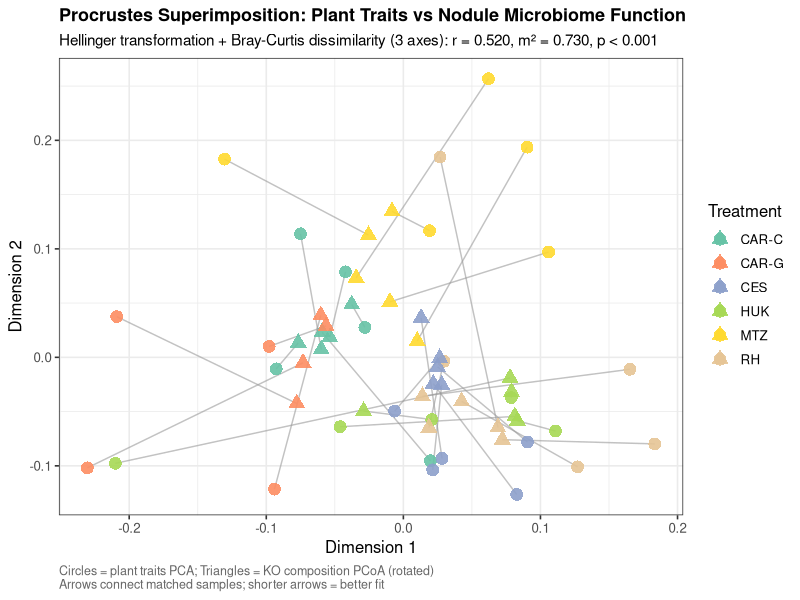
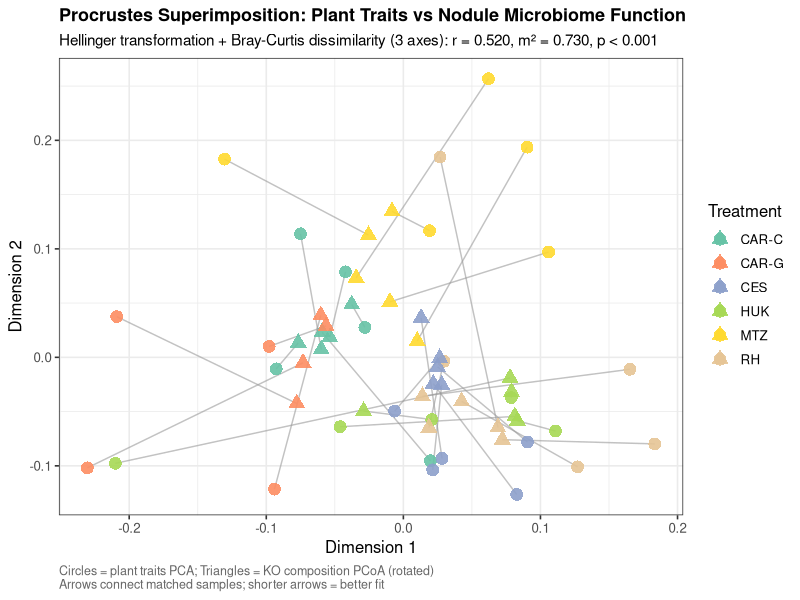
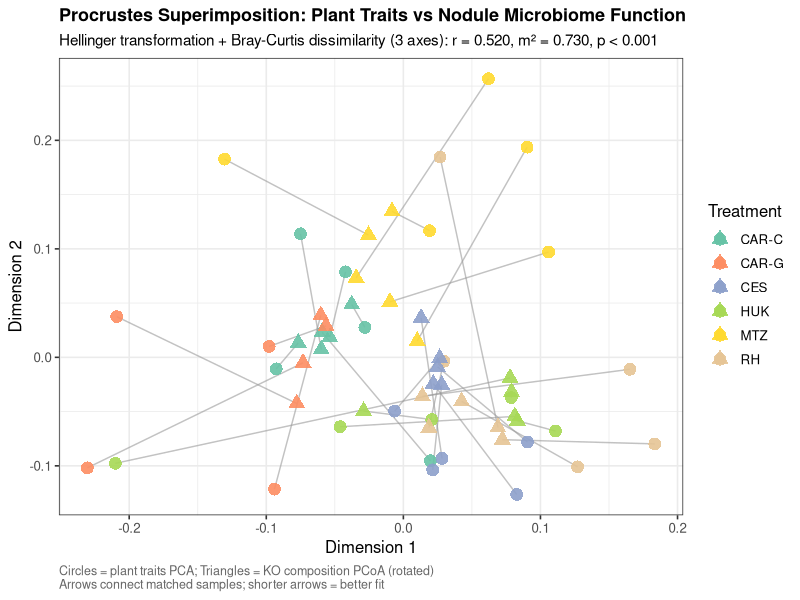
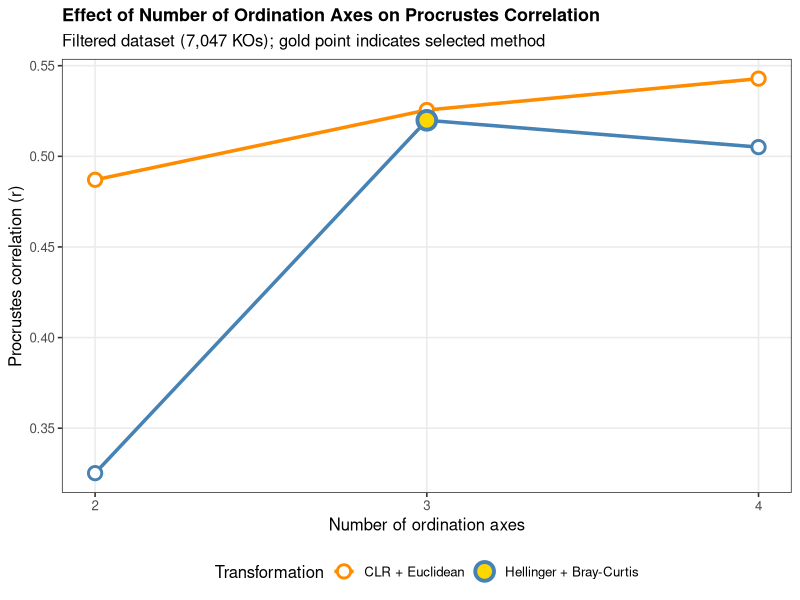
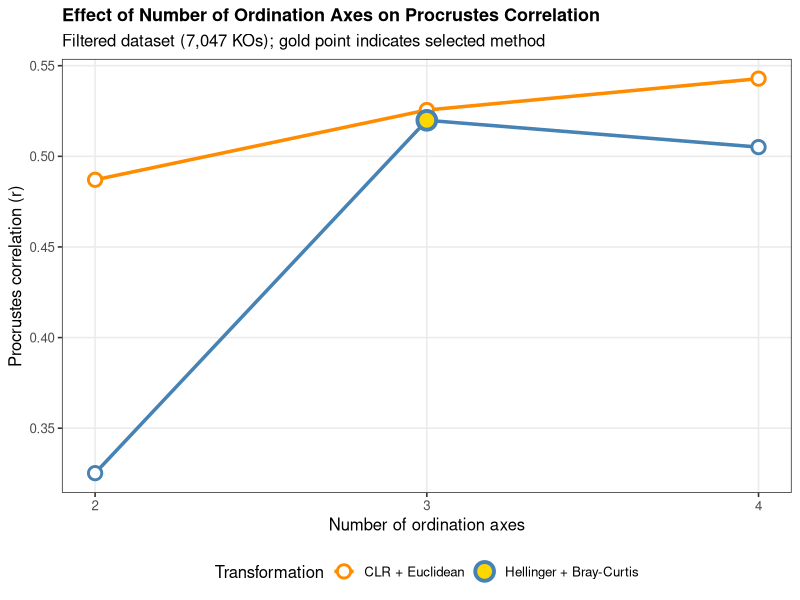
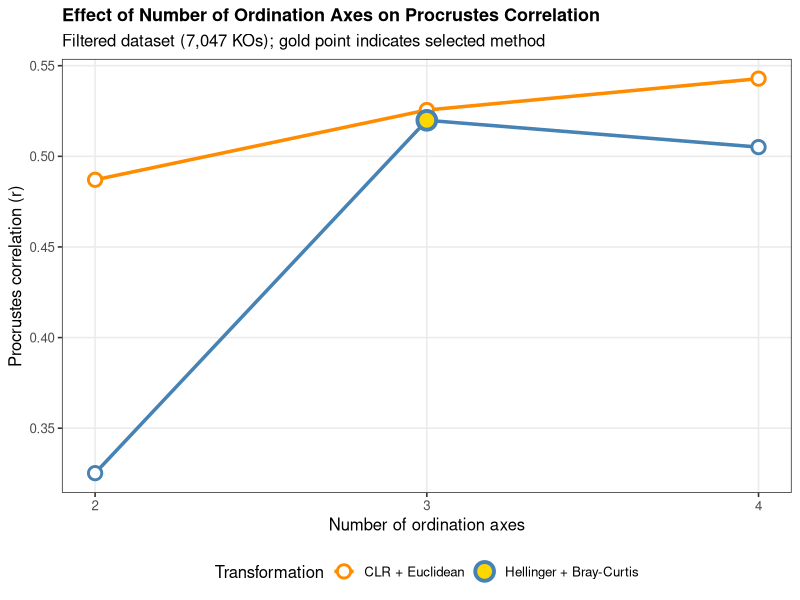
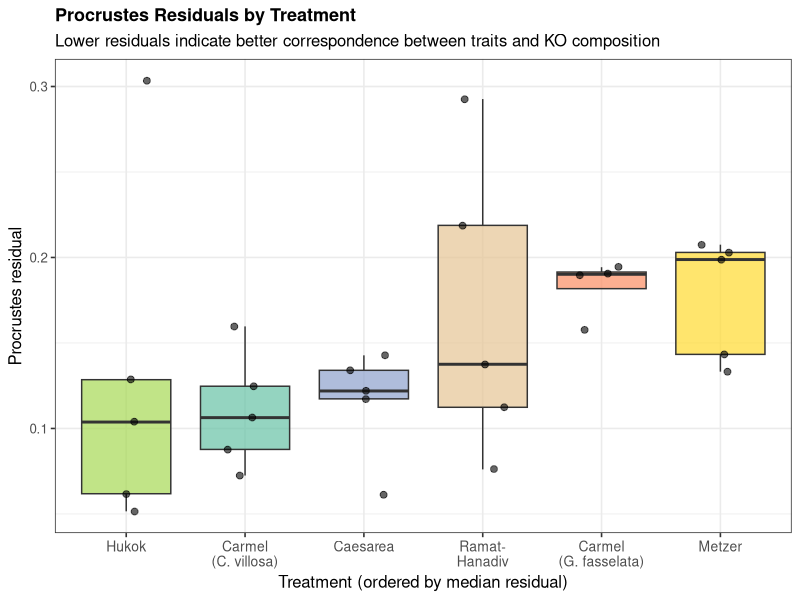
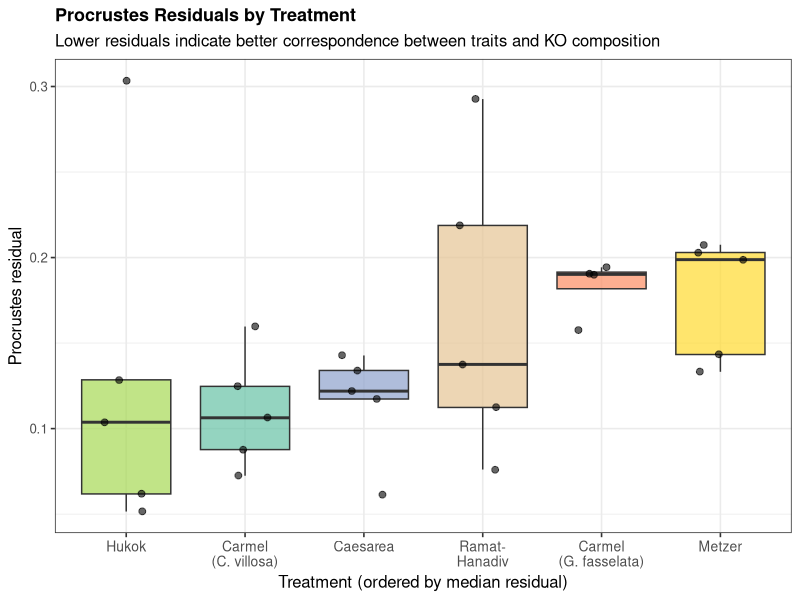

These figures' R source, in order:
#!/usr/bin/env Rscript

# Procrustes Analysis: Plant Traits vs KO Composition
# Following best practices from microbiome literature
# Author: Moshe
# Date: 2025-12-25

# Load required libraries
library(vegan)
library(readxl)
library(tidyverse)
library(ggplot2)
library(gridExtra)
library(patchwork)

# Set working directory

cat("================================================================================\n")
cat("PROCRUSTES ANALYSIS WITH LITERATURE-BASED FILTERING\n")
cat("================================================================================\n\n")

# ============================================================================
# 1. LOAD DATA
# ============================================================================

cat("Step 1: Loading data...\n")

# Load plant traits
plant_data <- read_excel("Guy_measurements.xlsx")

# Load KO composition
ko_data <- read.delim("normalized_kegg_results.tsv", 
                      row.names = 1, check.names = FALSE)

cat(sprintf("  Plant data: %d samples x %d traits\n", nrow(plant_data), ncol(plant_data)-2))
cat(sprintf("  KO data: %d KOs x %d metagenomes\n\n", nrow(ko_data), ncol(ko_data)))

# ============================================================================
# 2. PARSE AND MERGE DUPLICATE RUNS
# ============================================================================

cat("Step 2: Parsing metagenome names and merging duplicate runs...\n")

# Extract treatment and replicate from column names
sample_info <- data.frame(
  column = colnames(ko_data),
  stringsAsFactors = FALSE
) %>%
  mutate(
    treatment = str_extract(column, "^[^_]+"),
    replicate = as.numeric(str_extract(column, "(?<=_)\\d+")),
    sample_id = paste(treatment, replicate, sep = "_")
  )

# Transpose and merge duplicates by averaging
ko_transposed <- as.data.frame(t(ko_data))
ko_transposed$sample_id <- sample_info$sample_id

ko_merged <- ko_transposed %>%
  group_by(sample_id) %>%
  summarise(across(everything(), mean, .names = "{.col}"))

# Extract sample IDs and transpose back
merged_sample_ids <- ko_merged$sample_id
ko_merged <- ko_merged %>% select(-sample_id) %>% as.data.frame()
ko_merged <- as.data.frame(t(ko_merged))
colnames(ko_merged) <- merged_sample_ids

cat(sprintf("  After merging: %d KOs x %d samples\n\n", 
            nrow(ko_merged), ncol(ko_merged)))

# ============================================================================
# 3. MATCH SAMPLES BETWEEN DATASETS
# ============================================================================

cat("Step 3: Matching samples between datasets...\n")

# Create sample IDs for plant data
plant_data <- plant_data %>%
  mutate(sample_id = paste(Treatment, Replicate, sep = "_"))

# Find common samples
common_samples <- intersect(colnames(ko_merged), plant_data$sample_id)
cat(sprintf("  Common samples: %d\n", length(common_samples)))

# Subset and order both datasets
plant_matched <- plant_data %>%
  filter(sample_id %in% common_samples) %>%
  arrange(sample_id)

# Order KO data to match plant data order
ko_matched <- ko_merged[, plant_matched$sample_id]

# Verify order
stopifnot(all(colnames(ko_matched) == plant_matched$sample_id))
cat("  Sample order verified!\n")

# Extract traits and transpose KO for filtering
trait_cols <- c("percent_N", "Plant_Biomass", "Fixation_per_Nodule", "NMF")
plant_matrix <- plant_matched %>%
  select(all_of(trait_cols)) %>%
  as.matrix()
rownames(plant_matrix) <- plant_matched$sample_id

# Remove missing values
complete_samples <- complete.cases(plant_matrix)
plant_matrix <- plant_matrix[complete_samples, ]
ko_matched <- ko_matched[, complete_samples]
plant_matched <- plant_matched[complete_samples, ]

ko_transposed <- t(ko_matched)

cat(sprintf("  Final matched: %d samples\n\n", nrow(plant_matrix)))

# ============================================================================
# 4. FILTERING: LITERATURE-BASED APPROACH
# ============================================================================

cat("Step 4: Applying filtering based on literature recommendations...\n")
cat("  Filters applied:\n")
cat("    - Prevalence: present in ≥10% of samples\n")
cat("    - Mean relative abundance: ≥0.01%\n")
cat("    - Removes singletons/doubletons equivalent\n\n")

# Calculate filtering statistics
n_samples <- ncol(ko_matched)
prevalence_threshold <- 0.10  # 10% of samples
min_samples <- ceiling(n_samples * prevalence_threshold)
abundance_threshold <- 0.0001  # 0.01% mean relative abundance

# Calculate prevalence (number of samples where KO > 0)
ko_prevalence <- rowSums(ko_matched > 0)

# Calculate mean relative abundance
ko_mean_abundance <- rowMeans(ko_matched)

# Apply filters
ko_pass_prevalence <- ko_prevalence >= min_samples
ko_pass_abundance <- ko_mean_abundance >= abundance_threshold
ko_keep <- ko_pass_prevalence & ko_pass_abundance

cat(sprintf("  Original KOs: %d\n", nrow(ko_matched)))
cat(sprintf("  Prevalence filter (≥%d samples): %d retained\n", 
            min_samples, sum(ko_pass_prevalence)))
cat(sprintf("  Abundance filter (≥%.4f%%): %d retained\n", 
            abundance_threshold * 100, sum(ko_pass_abundance)))
cat(sprintf("  Combined filters: %d retained (%.1f%%)\n\n", 
            sum(ko_keep), sum(ko_keep)/nrow(ko_matched)*100))

# Create filtered dataset
ko_filtered <- ko_matched[ko_keep, ]
ko_transposed_filtered <- t(ko_filtered)

# ============================================================================
# 5. COMPARISON: UNFILTERED VS FILTERED
# ============================================================================

cat("Step 5: Preparing UNFILTERED and FILTERED datasets...\n\n")

# Store both versions for comparison
datasets <- list(
  unfiltered = list(
    ko_matrix = ko_transposed,
    label = "Unfiltered (9,031 KOs)"
  ),
  filtered = list(
    ko_matrix = ko_transposed_filtered,
    label = sprintf("Filtered (%d KOs)", sum(ko_keep))
  )
)

# ============================================================================
# 6. PLANT TRAITS ORDINATION (PCA) - STANDARDIZED
# ============================================================================

cat("Step 6: Plant traits ordination (PCA with standardization)...\n")

# Standardize plant traits (mean=0, sd=1) as per literature
plant_matrix_std <- scale(plant_matrix)

# PCA on standardized traits
pca_traits <- rda(plant_matrix_std)

cat("  PCA variance explained:\n")
print(summary(eigenvals(pca_traits)))
cat("\n")

# ============================================================================
# 7. RUN PROCRUSTES FOR BOTH APPROACHES
# ============================================================================

# Function to run complete Procrustes analysis
run_procrustes_analysis <- function(ko_matrix, method, distance, 
                                    transformation, n_axes_range = 2:6) {
  
  results <- list()
  
  cat(sprintf("\n--- %s: %s distance ---\n", method, distance))
  cat(sprintf("  Transformation: %s\n", transformation))
  cat(sprintf("  KO matrix: %d samples x %d KOs\n", nrow(ko_matrix), ncol(ko_matrix)))
  
  # Apply transformation
  if (transformation == "Hellinger") {
    ko_transformed <- decostand(ko_matrix, method = "hellinger")
  } else if (transformation == "CLR") {
    # Add pseudocount for CLR (zeros cause problems)
    ko_plus <- ko_matrix + min(ko_matrix[ko_matrix > 0])/2
    ko_transformed <- decostand(ko_plus, method = "clr")
  } else {
    ko_transformed <- ko_matrix
  }
  
  # Ordination
  if (distance == "Bray-Curtis") {
    ko_dist <- vegdist(ko_transformed, method = "bray")
    # Limit axes to n_samples - 1
    max_axes <- min(max(n_axes_range), nrow(ko_matrix) - 1)
    ko_ord <- cmdscale(ko_dist, k = max_axes, eig = TRUE)
    eig <- ko_ord$eig
    var_explained <- eig / sum(eig) * 100
    cat(sprintf("  PCoA Axis 1: %.2f%% variance\n", var_explained[1]))
    cat(sprintf("  PCoA Axis 2: %.2f%% variance\n", var_explained[2]))
  } else {  # Euclidean (PCA)
    ko_ord <- rda(ko_transformed)
    var_summary <- summary(eigenvals(ko_ord))
    cat("  PCA variance explained:\n")
    print(var_summary[, 1:min(6, ncol(var_summary))])
    # Get maximum available axes
    max_axes <- min(max(n_axes_range), nrow(ko_matrix) - 1, ncol(ko_ord$CA$u))
  }
  
  # Adjust n_axes_range to available axes
  n_axes_range <- n_axes_range[n_axes_range <= max_axes]
  
  if (length(n_axes_range) == 0) {
    stop("Not enough axes available for requested range")
  }
  
  # Test multiple numbers of axes
  cat(sprintf("\n  Testing %d to %d ordination axes:\n", 
              min(n_axes_range), max(n_axes_range)))
  
  axes_results <- data.frame()
  
  # Also check plant trait axes availability
  max_plant_axes <- ncol(plant_matrix_std)
  
  for (n_axes in n_axes_range) {
    # Skip if requesting more axes than available in plant data
    if (n_axes > max_plant_axes) {
      cat(sprintf("    %d axes: skipped (not enough plant trait axes)\n", n_axes))
      next
    }
    
    # Extract scores
    if (distance == "Bray-Curtis") {
      ko_scores <- ko_ord$points[, 1:n_axes, drop = FALSE]
    } else {
      ko_scores <- scores(ko_ord, choices = 1:n_axes, display = "sites")
    }
    
    # Extract plant trait scores for same number of axes
    plant_scores <- scores(pca_traits, choices = 1:n_axes, display = "sites")
    
    # Procrustes analysis
    proc <- procrustes(plant_scores, ko_scores, symmetric = TRUE)
    prot <- protest(plant_scores, ko_scores, permutations = 9999)
    
    # Store results
    axes_results <- rbind(axes_results, data.frame(
      n_axes = n_axes,
      m2 = proc$ss,
      correlation = sqrt(1 - proc$ss),
      p_value = prot$signif
    ))
    
    cat(sprintf("    %d axes: m²=%.4f, r=%.4f, p=%.4f\n", 
                n_axes, proc$ss, sqrt(1 - proc$ss), prot$signif))
  }
  
  # Store best result (2 axes for visualization)
  if (distance == "Bray-Curtis") {
    ko_scores_2d <- ko_ord$points[, 1:2]
  } else {
    ko_scores_2d <- scores(ko_ord, choices = 1:2, display = "sites")
  }
  plant_scores_2d <- scores(pca_traits, choices = 1:2, display = "sites")
  
  proc_2d <- procrustes(plant_scores_2d, ko_scores_2d, symmetric = TRUE)
  prot_2d <- protest(plant_scores_2d, ko_scores_2d, permutations = 9999)
  
  return(list(
    axes_results = axes_results,
    procrustes_2d = proc_2d,
    protest_2d = prot_2d,
    ko_scores_2d = ko_scores_2d,
    plant_scores_2d = plant_scores_2d
  ))
}

# ============================================================================
# 8. RUN ALL COMBINATIONS
# ============================================================================

cat("\n================================================================================\n")
cat("RUNNING PROCRUSTES ANALYSES\n")
cat("================================================================================\n")

all_results <- list()

for (dataset_name in names(datasets)) {
  
  cat(sprintf("\n\n### DATASET: %s ###\n", toupper(dataset_name)))
  cat(sprintf("### %s ###\n", datasets[[dataset_name]]$label))
  
  ko_matrix <- datasets[[dataset_name]]$ko_matrix
  
  # Method 1: Hellinger + Bray-Curtis (recommended for abundance data)
  all_results[[paste0(dataset_name, "_hellinger_bray")]] <- 
    run_procrustes_analysis(
      ko_matrix, 
      method = datasets[[dataset_name]]$label,
      distance = "Bray-Curtis",
      transformation = "Hellinger"
    )
  
  # Method 2: CLR + Euclidean (recommended for compositional data)
  all_results[[paste0(dataset_name, "_clr_euclidean")]] <- 
    run_procrustes_analysis(
      ko_matrix,
      method = datasets[[dataset_name]]$label,
      distance = "Euclidean",
      transformation = "CLR"
    )
}

# ============================================================================
# 9. CREATE COMPARISON SUMMARY
# ============================================================================

cat("\n\n================================================================================\n")
cat("SUMMARY OF ALL ANALYSES (2 axes)\n")
cat("================================================================================\n\n")

summary_table <- data.frame()

for (result_name in names(all_results)) {
  parts <- str_split(result_name, "_")[[1]]
  dataset <- parts[1]
  
  if (length(parts) == 4) {
    transform <- parts[2]
    distance <- paste(parts[3], parts[4], sep = "_")
  } else {
    transform <- parts[2]
    distance <- parts[3]
  }
  
  res <- all_results[[result_name]]
  res_2axes <- res$axes_results[res$axes_results$n_axes == 2, ]
  
  summary_table <- rbind(summary_table, data.frame(
    Dataset = toupper(dataset),
    Transformation = toupper(transform),
    Distance = str_to_title(gsub("_", "-", distance)),
    Axes = 2,
    m2 = res_2axes$m2,
    Correlation = res_2axes$correlation,
    P_value = res_2axes$p_value
  ))
}

print(summary_table, row.names = FALSE)

# ============================================================================
# 10. CREATE VISUALIZATIONS - SELECTED METHOD ONLY
# ============================================================================

cat("\n\nCreating visualization plots for SELECTED METHOD...\n")
cat("  Method: Filtered dataset, Hellinger + Bray-Curtis, 3 axes\n\n")

# Consistent named color palette using raw treatment codes
# Colors match site_colors in plant_trait_boxplots.R and combine_four_panel_egg.R
site_colors_raw <- c(
  "carK" = "#66C2A5",  # CAR-C
  "carR" = "#FC8D62",  # CAR-G
  "ces"  = "#8DA0CB",  # CES
  "hok"  = "#A6D854",  # HUK
  "mtz"  = "#FFD92F",  # MTZ
  "RH"   = "#E5C494"   # RH
)

# ============================================================================
# PLOT 1: Main Procrustes superimposition (3 axes, first 2 shown)
# ============================================================================

# Get the selected result (filtered Hellinger Bray-Curtis)
res_selected <- all_results$filtered_hellinger_bray
res_3axes <- res_selected$axes_results[res_selected$axes_results$n_axes == 3, ]

# For 3-axis result, we need to re-run procrustes to get the rotated coordinates
# Extract 3-axis scores from ordination
ko_transformed <- decostand(datasets$filtered$ko_matrix, method = "hellinger")
ko_dist <- vegdist(ko_transformed, method = "bray")
ko_ord <- cmdscale(ko_dist, k = 3, eig = TRUE)
ko_scores_3d <- ko_ord$points[, 1:3]
plant_scores_3d <- scores(pca_traits, choices = 1:3, display = "sites")

# Procrustes with 3 axes
proc_3axes <- procrustes(plant_scores_3d, ko_scores_3d, symmetric = TRUE)

# Extract first 2 dimensions for visualization
plot_data_main <- data.frame(
  sample_id = rownames(proc_3axes$X),
  treatment = plant_matched$Treatment,
  trait_PC1 = proc_3axes$X[, 1],
  trait_PC2 = proc_3axes$X[, 2],
  ko_PC1 = proc_3axes$Yrot[, 1],
  ko_PC2 = proc_3axes$Yrot[, 2]
)

p_main <- ggplot(plot_data_main) +
  geom_segment(aes(x = trait_PC1, y = trait_PC2, 
                   xend = ko_PC1, yend = ko_PC2),
               color = "gray60", alpha = 0.6, linewidth = 0.5) +
  geom_point(aes(x = trait_PC1, y = trait_PC2, color = treatment),
             size = 4, shape = 16, alpha = 0.9) +
  geom_point(aes(x = ko_PC1, y = ko_PC2, color = treatment),
             size = 4, shape = 17, alpha = 0.9) +
  scale_color_manual(values = site_colors_raw, name = "Treatment",
                     labels = c("carK" = "CAR-C",
                                "carR" = "CAR-G",
                                "ces" = "CES",
                                "hok" = "HUK",
                                "mtz" = "MTZ",
                                "RH" = "RH")) +
  labs(title = "Procrustes Superimposition: Plant Traits vs Nodule Microbiome Function",
       subtitle = sprintf("Hellinger transformation + Bray-Curtis dissimilarity (3 axes): r = %.3f, m² = %.3f, p < 0.001", 
                          res_3axes$correlation, res_3axes$m2),
       x = "Dimension 1", 
       y = "Dimension 2",
       caption = "Circles = plant traits PCA; Triangles = KO composition PCoA (rotated)\nArrows connect matched samples; shorter arrows = better fit") +
  theme_bw(base_size = 12) +
  theme(legend.position = "right",
        plot.title = element_text(face = "bold", size = 13),
        plot.subtitle = element_text(size = 11),
        plot.caption = element_text(hjust = 0, size = 9, color = "gray40"))

# Save main plot
pdf("procrustes_main_result.pdf", width = 10, height = 8)
print(p_main)
dev.off()
svg("procrustes_main_result.svg", width = 10, height = 8)
print(p_main)
dev.off()
png("procrustes_main_result.png", width = 10, height = 8, units = "in", res = 300)
print(p_main)
dev.off()
cat("  Saved: procrustes_main_result.pdf\n")

# ============================================================================
# PLOT 2: Axes sensitivity (showing why we chose 3 axes)
# ============================================================================

# Combine results from both transformations to show comparison
axes_comparison <- rbind(
  all_results$filtered_hellinger_bray$axes_results %>%
    mutate(Method = "Hellinger + Bray-Curtis"),
  all_results$filtered_clr_euclidean$axes_results %>%
    mutate(Method = "CLR + Euclidean")
)

p_axes <- ggplot(axes_comparison, aes(x = n_axes, y = correlation, 
                                      color = Method, group = Method)) +
  geom_line(linewidth = 1.2) +
  geom_point(size = 3.5, shape = 21, fill = "white", stroke = 1.5) +
  geom_point(data = subset(axes_comparison, n_axes == 3 & Method == "Hellinger + Bray-Curtis"),
             size = 5, shape = 21, fill = "gold", stroke = 2) +
  scale_color_manual(values = c("Hellinger + Bray-Curtis" = "steelblue",
                                "CLR + Euclidean" = "darkorange")) +
  scale_x_continuous(breaks = 2:4) +
  labs(title = "Effect of Number of Ordination Axes on Procrustes Correlation",
       subtitle = "Filtered dataset (7,047 KOs); gold point indicates selected method",
       x = "Number of ordination axes",
       y = "Procrustes correlation (r)",
       color = "Transformation") +
  theme_bw(base_size = 12) +
  theme(legend.position = "bottom",
        plot.title = element_text(face = "bold", size = 13),
        panel.grid.minor = element_blank())

pdf("procrustes_axes_selection.pdf", width = 9, height = 6)
print(p_axes)
dev.off()
svg("procrustes_axes_selection.svg", width = 9, height = 6)
print(p_axes)
dev.off()
png("procrustes_axes_selection.png", width = 10, height = 8, units = "in", res = 300)
print(p_axes)
dev.off()
cat("  Saved: procrustes_axes_selection.pdf\n")

# ============================================================================
# PLOT 3: Residuals by treatment (diagnostic)
# ============================================================================

residuals_data <- data.frame(
  sample_id = rownames(proc_3axes$X),
  treatment = plant_matched$Treatment,
  residual = residuals(proc_3axes)
)

# Add full treatment names for better labels
treatment_labels <- c(
  "carK" = "Carmel\n(C. villosa)",
  "carR" = "Carmel\n(G. fasselata)", 
  "ces" = "Caesarea",
  "hok" = "Hukok",
  "mtz" = "Metzer",
  "RH" = "Ramat-\nHanadiv"
)

residuals_data$treatment_full <- treatment_labels[residuals_data$treatment]

p_residuals <- ggplot(residuals_data, 
                      aes(x = reorder(treatment_full, residual, FUN = median), 
                          y = residual, fill = treatment)) +
  geom_boxplot(alpha = 0.7, outlier.shape = NA) +
  geom_jitter(width = 0.2, alpha = 0.6, size = 2) +
  scale_fill_manual(values = site_colors_raw, guide = "none") +
  labs(title = "Procrustes Residuals by Treatment",
       subtitle = "Lower residuals indicate better correspondence between traits and KO composition",
       x = "Treatment (ordered by median residual)",
       y = "Procrustes residual") +
  theme_bw(base_size = 12) +
  theme(plot.title = element_text(face = "bold", size = 13),
        axis.text.x = element_text(size = 10))

pdf("procrustes_residuals_by_treatment.pdf", width = 9, height = 6)
print(p_residuals)
dev.off()
svg("procrustes_residuals_by_treatment.svg", width = 9, height = 6)
print(p_residuals)
dev.off()
png("procrustes_residuals_by_treatment.png", width = 9, height = 6, units = "in", res = 300)
print(p_residuals)
dev.off()

cat("  Saved: procrustes_residuals_by_treatment.pdf\n")
cat("  Saved: procrustes_residuals_by_treatment.png\n")

# ============================================================================
# PLOT 4: COMBINED ORDINATIONS (Three separate ordination plots)
# ============================================================================

cat("\nCreating combined ordinations figure...\n")

# Prepare data for plotting - add treatment info to scores
plot_data_all <- data.frame(
  sample_id = rownames(plant_matrix_std),
  treatment = plant_matched$Treatment
)

# Treatment labels for legend
treatment_labels <- c(
  "carK" = "CAR-C",
  "carR" = "CAR-G",
  "ces" = "CES",
  "hok" = "HUK",
  "mtz" = "MTZ",
  "RH" = "RH"
)

# Alphabetical order by display name (CAR-C, CAR-G, CES, HUK, MTZ, RH)
treatment_order <- c("carK", "carR", "ces", "hok", "mtz", "RH")

# Plot 1: Plant Traits PCA
plant_scores_plot <- scores(pca_traits, choices = 1:2, display = "sites")
plant_var <- summary(eigenvals(pca_traits))

# PERMANOVA for plant traits
plant_dist_perm <- dist(plant_matrix_std)
perm_plant <- adonis2(plant_dist_perm ~ Treatment, data = as.data.frame(plant_matched), permutations = 9999)
perm_plant_r2 <- round(perm_plant$R2[1], 3)
perm_plant_p <- perm_plant$`Pr(>F)`[1]
perm_plant_p_label <- ifelse(perm_plant_p < 0.001, "p < 0.001", sprintf("p = %.3f", perm_plant_p))
cat(sprintf("  Plant traits PERMANOVA: R² = %.3f, %s\n", perm_plant_r2, perm_plant_p_label))

plot_data_plant <- data.frame(
  PC1 = plant_scores_plot[, 1],
  PC2 = plant_scores_plot[, 2],
  treatment = factor(plot_data_all$treatment, levels = treatment_order)
)

p_plant <- ggplot(plot_data_plant, aes(x = PC1, y = PC2, color = treatment)) +
  geom_point(size = 3, alpha = 0.8) +
  scale_color_manual(values = site_colors_raw, name = "Treatment", labels = treatment_labels) +
  labs(
    title = "Plant Traits PCA",
    subtitle = sprintf("PERMANOVA: R² = %.3f, %s", perm_plant_r2, perm_plant_p_label),
    x = sprintf("PC1 (%.1f%% variance)", plant_var[2, 1] * 100),
    y = sprintf("PC2 (%.1f%% variance)", plant_var[2, 2] * 100)
  ) +
  theme_bw(base_size = 11) +
  theme(
    legend.position = "right",
    legend.title = element_text(face = "bold", size = 11),
    legend.text = element_text(size = 10),
    plot.title = element_text(face = "bold", size = 12, hjust = 0.5),
    plot.subtitle = element_text(size = 9, hjust = 0.5),
    panel.grid.minor = element_blank()
  )

# Plot 2: KO Composition PCoA (Hellinger + Bray-Curtis)
ko_transformed_hel <- decostand(datasets$filtered$ko_matrix, method = "hellinger")
ko_dist_bray <- vegdist(ko_transformed_hel, method = "bray")
ko_pcoa_bray <- cmdscale(ko_dist_bray, k = 2, eig = TRUE)
bray_var <- ko_pcoa_bray$eig / sum(ko_pcoa_bray$eig) * 100

# PERMANOVA for KO composition (Hellinger + Bray-Curtis)
perm_bray <- adonis2(ko_dist_bray ~ Treatment, data = as.data.frame(plant_matched), permutations = 9999)
perm_bray_r2 <- round(perm_bray$R2[1], 3)
perm_bray_p <- perm_bray$`Pr(>F)`[1]
perm_bray_p_label <- ifelse(perm_bray_p < 0.001, "p < 0.001", sprintf("p = %.3f", perm_bray_p))
cat(sprintf("  KO Bray-Curtis PERMANOVA: R² = %.3f, %s\n", perm_bray_r2, perm_bray_p_label))

plot_data_bray <- data.frame(
  PCo1 = ko_pcoa_bray$points[, 1],
  PCo2 = ko_pcoa_bray$points[, 2],
  treatment = factor(plot_data_all$treatment, levels = treatment_order)
)

p_bray <- ggplot(plot_data_bray, aes(x = PCo1, y = PCo2, color = treatment)) +
  geom_point(size = 3, alpha = 0.8) +
  scale_color_manual(values = site_colors_raw, name = "Treatment", labels = treatment_labels) +
  labs(
    title = "KO Composition PCoA",
    subtitle = sprintf("Hellinger + Bray-Curtis | PERMANOVA: R² = %.3f, %s", perm_bray_r2, perm_bray_p_label),
    x = sprintf("PCo1 (%.1f%% variance)", bray_var[1]),
    y = sprintf("PCo2 (%.1f%% variance)", bray_var[2])
  ) +
  theme_bw(base_size = 11) +
  theme(
    legend.position = "right",
    legend.title = element_text(face = "bold", size = 11),
    legend.text = element_text(size = 10),
    plot.title = element_text(face = "bold", size = 12, hjust = 0.5),
    plot.subtitle = element_text(size = 10, hjust = 0.5),
    panel.grid.minor = element_blank()
  )

# Plot 3: KO Composition PCA (CLR + Euclidean)
ko_plus <- datasets$filtered$ko_matrix + min(datasets$filtered$ko_matrix[datasets$filtered$ko_matrix > 0])/2
ko_transformed_clr <- decostand(ko_plus, method = "clr")
ko_pca_clr <- rda(ko_transformed_clr)
clr_var <- summary(eigenvals(ko_pca_clr))

# PERMANOVA for KO composition (CLR + Euclidean)
ko_clr_dist <- dist(ko_transformed_clr)
perm_clr <- adonis2(ko_clr_dist ~ Treatment, data = as.data.frame(plant_matched), permutations = 9999)
perm_clr_r2 <- round(perm_clr$R2[1], 3)
perm_clr_p <- perm_clr$`Pr(>F)`[1]
perm_clr_p_label <- ifelse(perm_clr_p < 0.001, "p < 0.001", sprintf("p = %.3f", perm_clr_p))
cat(sprintf("  KO CLR+Euclidean PERMANOVA: R² = %.3f, %s\n", perm_clr_r2, perm_clr_p_label))

ko_scores_clr <- scores(ko_pca_clr, choices = 1:2, display = "sites")

plot_data_clr <- data.frame(
  PC1 = ko_scores_clr[, 1],
  PC2 = ko_scores_clr[, 2],
  treatment = plot_data_all$treatment
)

p_clr <- ggplot(plot_data_clr, aes(x = PC1, y = PC2, color = treatment)) +
  geom_point(size = 3, alpha = 0.8) +
  scale_color_manual(values = site_colors_raw, name = "Treatment", labels = treatment_labels) +
  labs(
    title = "KO Composition PCA",
    subtitle = sprintf("CLR + Euclidean | PERMANOVA: R² = %.3f, %s", perm_clr_r2, perm_clr_p_label),
    x = sprintf("PC1 (%.1f%% variance)", clr_var[2, 1] * 100),
    y = sprintf("PC2 (%.1f%% variance)", clr_var[2, 2] * 100)
  ) +
  theme_bw(base_size = 11) +
  theme(
    legend.position = "right",
    legend.title = element_text(face = "bold", size = 11),
    legend.text = element_text(size = 10),
    plot.title = element_text(face = "bold", size = 12, hjust = 0.5),
    plot.subtitle = element_text(size = 10, hjust = 0.5),
    panel.grid.minor = element_blank()
  )

# Combine two plots with shared legend and equal plot areas
p_combined_ordinations <- p_plant + p_bray +
  plot_layout(ncol = 2, widths = c(1, 1), guides = "collect") +
  plot_annotation(
    title = "Ordination Analysis: Plant Traits and KO Composition",
    theme = theme(plot.title = element_text(face = "bold", size = 14, hjust = 0.5))
  )

# Save combined ordinations
png("original_ordinations_combined.png", width = 16, height = 5, units = "in", res = 300)
print(p_combined_ordinations)
dev.off()

svg("original_ordinations_combined.svg", width = 16, height = 5)
print(p_combined_ordinations)
dev.off()

pdf("original_ordinations_combined.pdf", width = 16, height = 5)
print(p_combined_ordinations)
dev.off()

cat("  Saved: original_ordinations_combined.png\n")
cat("  Saved: original_ordinations_combined.svg\n")
cat("  Saved: original_ordinations_combined.pdf\n")

# ============================================================================
# 11. SAVE RESULTS
# ============================================================================

cat("\nSaving results...\n")

write.csv(summary_table, "procrustes_summary_v2.csv", 
          row.names = FALSE)

# Save all axes results
all_axes_results <- data.frame()
for (result_name in names(all_results)) {
  parts <- str_split(result_name, "_")[[1]]
  dataset <- parts[1]
  
  if (length(parts) == 4) {
    transform <- parts[2]
    distance <- paste(parts[3], parts[4], sep = "_")
  } else {
    transform <- parts[2]
    distance <- parts[3]
  }
  
  axes_df <- all_results[[result_name]]$axes_results
  axes_df$dataset <- dataset
  axes_df$transformation <- transform
  axes_df$distance <- distance
  
  all_axes_results <- rbind(all_axes_results, axes_df)
}

write.csv(all_axes_results, "procrustes_axes_results.csv",
          row.names = FALSE)

save(all_results, plant_matrix_std, datasets, summary_table,
     file = "procrustes_results_v2.RData")

cat("\n================================================================================\n")
cat("ANALYSIS COMPLETE\n")
cat("================================================================================\n\n")

cat("Key findings:\n")
cat(sprintf("  - Original: %d KOs\n", nrow(ko_matched)))
cat(sprintf("  - Filtered: %d KOs (%.1f%% retained)\n", 
            sum(ko_keep), sum(ko_keep)/nrow(ko_matched)*100))
cat(sprintf("  - Matched samples: %d\n", nrow(plant_matrix)))
cat("\nSelected method:\n")
cat("  - Dataset: Filtered (7,047 KOs)\n")
cat("  - Transformation: Hellinger\n")
cat("  - Distance: Bray-Curtis dissimilarity\n")
cat("  - Ordination axes: 3\n")
cat(sprintf("  - Procrustes correlation: r = %.3f\n", res_3axes$correlation))
cat(sprintf("  - Procrustes m²: %.3f\n", res_3axes$m2))
cat("  - P-value: p < 0.001\n")
cat("\nFiles saved:\n")
cat("  - procrustes_main_result.pdf/png (publication-ready figure)\n")
cat("  - procrustes_axes_selection.pdf/png (methods justification)\n")
cat("  - procrustes_residuals_by_treatment.pdf/png (diagnostic plot)\n")
cat("  - original_ordinations_combined.pdf/png/svg (three ordinations panel)\n")
cat("  - procrustes_summary_v2.csv (all 2-axis results)\n")
cat("  - procrustes_axes_results.csv (all axes tested)\n")
cat("  - procrustes_results_v2.RData (complete workspace)\n\n")
